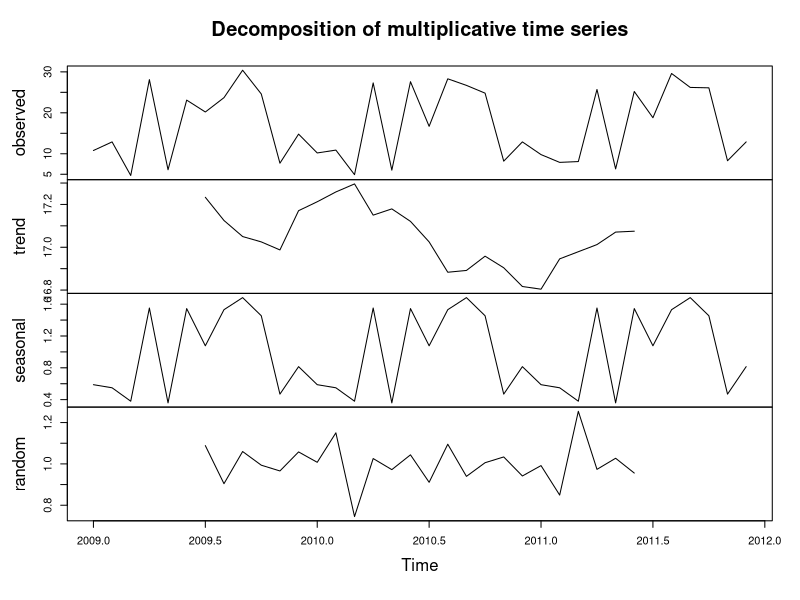

Generate this figure with R:
# Zadanie.13
#
# Dostępny jest zbiór danych prezentujących liczbę małżeństw (v1). Prezentuje on dane za okres od stycznia
# 2009 do grudnia 2011. Dokonaj jego dekompozycji. Wybierz właściwy typ modelu wahań w czasie. Wykreśl
# wyniki. Odpowiedz na pytania:
#
# W których miesiącach jest najwyższy dodatni poziom wahań sezonowych, 
# a w których jest najniższy? Uzasadnij odpowiedź i zinterpretuj wyniki.
#  
# O ile procent w każdym miesiącu wskaźniki sezonowości odchylają się od średniej dla danego miesiąca?
#
# --------------------------------------------------------
# tu wpisz swój kod: 

v1 <-  c(10.8, 12.9, 4.7, 28.1, 6.1, 23.1, 20.2, 23.7, 30.4, 24.6, 7.7, 14.8,
         10.2, 10.9, 4.9, 27.3, 6.0, 27.6, 16.7, 28.3, 26.7, 24.8, 8.2, 12.9,
         9.8,  7.9, 8.1, 25.7, 6.3, 25.2, 18.8, 29.6, 26.2, 26.1, 8.3, 12.9)

# Dekompozycja szeregu czasowego
v1.ts <- ts(v1, start=c(2009,1), frequency=12) # podział wektora na time series po 12 elementów na rok
# Czytelne wyniki daje dekompozycja w modelu multiplikatywnym
v1.decomp <- decompose(v1.ts, type="multiplicative") # dekompozycja multiplikatywna
plot(v1.decomp) # wykres dekompozycji multiplikatywnej

str(v1.decomp) # struktura obiektu v1.decomp
# v1.decomp - wynik dekompozycji szeregu czasowego
v1.seasonal <- v1.decomp$seasonal
# Obliczenie średniej dla każdego miesiąca
v1.seasonal_mean <- tapply(v1.seasonal, cycle(v1.seasonal), mean) #tworzy tabelę z wartościami średnimi dla każdego miesiąca
print(v1.seasonal_mean) # wyświetla tabelę z wartościami średnimi dla każdego miesiąca
# Znalezienie miesiąca z najwyższym dodatnim poziomem wahań sezonowych
max_month <- which.max(v1.seasonal_mean)
# Znalezienie miesiąca z najniższym poziomem wahań sezonowych
min_month <- which.min(v1.seasonal_mean)
print(paste("Miesiąc z najwyższym dodatnim poziomem wahań sezonowych:", max_month))
print(paste("Miesiąc z najniższym poziomem wahań sezonowych:", min_month))

# Obliczenie odchylenia od średniej dla każdego miesiąca
print(v1.seasonal_mean) # wyświetla tabelę z wartościami średnimi dla każdego miesiąca
# Obliczenie procentowego odchylenia od średniej dla każdego miesiąca
v1.seasonal_mean_perc <- (v1.seasonal_mean - mean(v1.seasonal_mean)) / mean(v1.seasonal_mean) * 100
# Wyświetla tabelę z wartościami procentowymi odchylenia od średniej dla każdego miesiąca
print(v1.seasonal_mean_perc)
print(paste("Miesiąc z najwyższym dodatnim poziomem wahań sezonowych: ", max_month, "-", round(v1.seasonal_mean_perc[which.max(v1.seasonal_mean_perc)],1), "%"))
print(paste("Miesiąc z najniższym poziomem wahań sezonowych: ", min_month, "-", round(v1.seasonal_mean_perc[which.min(v1.seasonal_mean_perc)],1), "%"))


